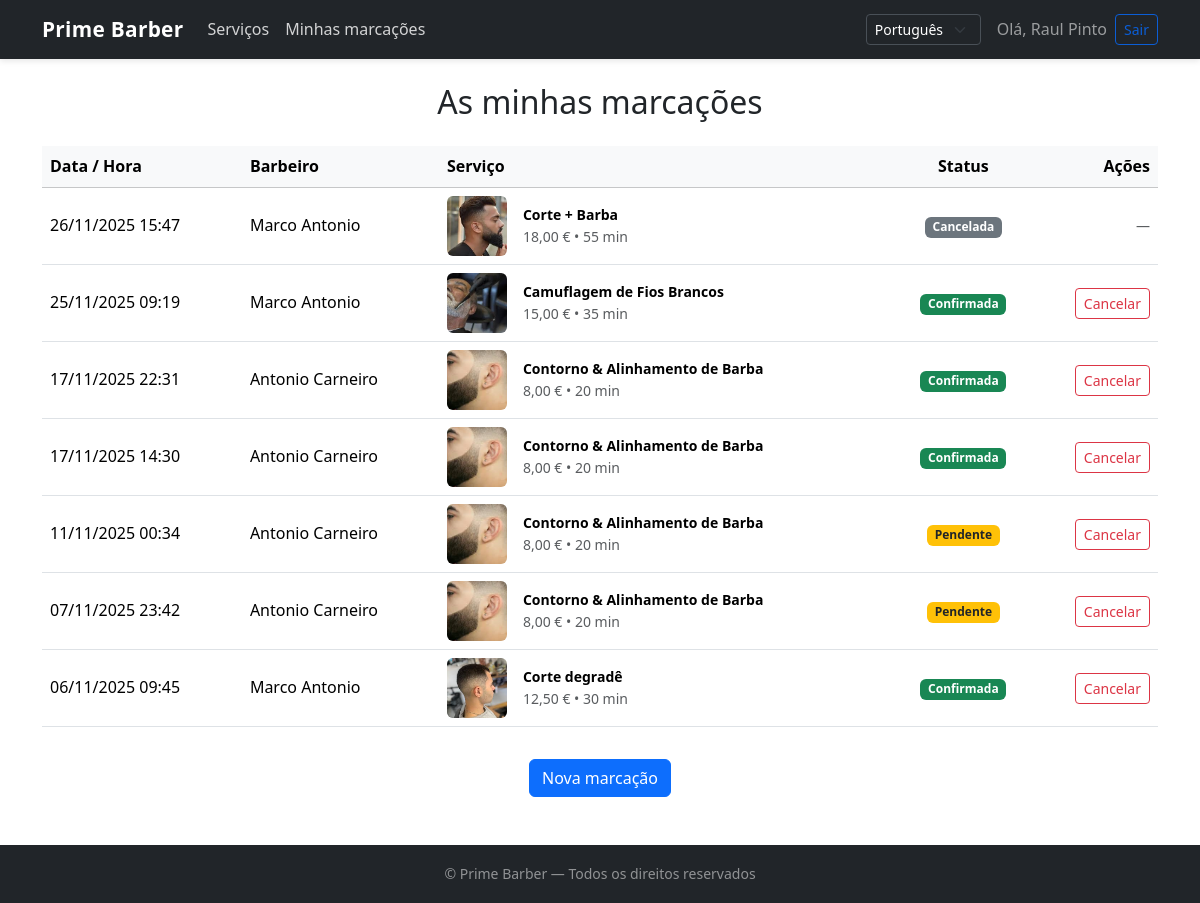
/dashboard/ (signed in), run on the app's committed database.
### bookings/models.py (models this page shows, shortened)
class Marcacao(models.Model):
    STATUS_CHOICES = [
        ("pending", "Pendente"),
        ("confirmed", "Confirmada"),
        ("cancelled", "Cancelada"),
    ]
    cliente = models.ForeignKey(User, on_delete=models.CASCADE, related_name="marcacoes")
    barbeiro = models.ForeignKey(Barbeiro, on_delete=models.CASCADE, related_name="marcacoes")
    servico = models.ForeignKey(Servico, on_delete=models.CASCADE)
    inicio = models.DateTimeField()
    criado_em = models.DateTimeField(auto_now_add=True)
    status = models.CharField(max_length=20, choices=STATUS_CHOICES, default="pending")

class Barbeiro(models.Model):
    user = models.OneToOneField(User, on_delete=models.CASCADE)
    bio = models.TextField(blank=True)
    foto = models.ImageField(upload_to="barbeiros/", blank=True, null=True)
    ativo = models.BooleanField(default=True)

class Servico(models.Model):
    nome = models.CharField(max_length=100)
    descricao = models.TextField(blank=True)
    duracao_min = models.PositiveIntegerField(help_text="Duração em minutos")
    preco = models.DecimalField(max_digits=6, decimal_places=2)
    image = models.ImageField(upload_to="servicos/", blank=True, null=True)

### bookings/views.py (the view)
# urls.py: path("dashboard/", views.dashboard, name="dashboard"),
@login_required
def dashboard(request):
    marcacoes = (
        Marcacao.objects.filter(cliente=request.user)
        .select_related("barbeiro__user", "servico")
        .order_by("-inicio", "-criado_em")
    )
    return render(request, "bookings/dashboard.html", {"marcacoes": marcacoes})

### templates/bookings/dashboard.html (shortened to what this page needs)
{% extends "base.html" %}
{% load i18n %}
{% block content %}
<div class="container py-4">
    <h2 class="text-center mb-4">
        {% trans "As minhas marcações" %}
    </h2>
    {% if marcacoes %}
        <div class="table-responsive">
            <table class="table table-hover align-middle">
                <thead class="table-light">
                    <tr>
                        <th>{% trans "Data / Hora" %}</th>
                        <th>{% trans "Barbeiro" %}</th>
                        <th style="min-width:260px;">{% trans "Serviço" %}</th>
                        <th class="text-center">{% trans "Status" %}</th>
                        <th class="text-end">{% trans "Ações" %}</th>
                    </tr>
                </thead>
                <tbody>
                    {% for m in marcacoes %}
                        <tr>
                            <td class="align-middle">
                                {{ m.inicio|date:"d/m/Y H:i" }}
                            </td>
                            <td class="align-middle">
                                {{ m.barbeiro.user.get_full_name|default:m.barbeiro.user.username }}
                            </td>
                            <td class="align-middle">
                                <div class="d-flex align-items-center">
                                    {% if m.servico.image %}
                                        <img
                                            src="{{ m.servico.image.url }}"
                                            alt="{{ m.servico.nome }}"
                                            class="rounded me-3"
                                            style="width:60px; height:60px; object-fit:cover;"
                                        >
                                    {% endif %}
                                    <div class="small">
                                        <div class="fw-semibold">
                                            {{ m.servico.nome }}
                                        </div>
                                        <div class="text-muted">
                                            {{ m.servico.preco }} € • {{ m.servico.duracao_min }} min
                                        </div>
                                    </div>
                                </div>
                            </td>
                            <td class="align-middle text-center">
                                {% if m.status == "pending" %}
                                    <span class="badge bg-warning text-dark">
                                        {% trans "Pendente" %}
                                    </span>
                                {% elif m.status == "confirmed" %}
                                    <span class="badge bg-success">
                                        {% trans "Confirmada" %}
                                    </span>
                                {% elif m.status == "cancelled" %}
                                    <span class="badge bg-secondary">
                                        {% trans "Cancelada" %}
                                    </span>
                                {% else %}
                                    <span class="badge bg-light text-dark">
                                        {{ m.get_status_display }}
                                    </span>
                                {% endif %}
                            </td>
                            <td class="align-middle text-end">
                                {% if m.status != "cancelled" %}
                                    <a href="{% url 'bookings:cancel_booking' m.pk %}"
                                       class="btn btn-sm btn-outline-danger">
                                        {% trans "Cancelar" %}
                                    </a>
                                {% else %}
                                    <span class="text-muted small">—</span>
                                {% endif %}
                            </td>
                        </tr>
                    {% endfor %}
                </tbody>
            </table>
        </div>
    {% else %}
        <p class="text-center text-muted mb-4">
            {% trans "Ainda não tens marcações." %}
        </p>
    {% endif %}
    <div class="text-center mt-3">
        <a href="{% url 'bookings:services_list' %}" class="btn btn-primary">
            {% trans "Nova marcação" %}
        </a>
    </div>
</div>
{% endblock %}

### templates/base.html (shortened to what this page needs)
{% load static i18n %}
<!DOCTYPE html>
<html lang="{{ LANGUAGE_CODE }}">
  <head>
    <link
      href="https://cdn.jsdelivr.net/npm/bootstrap@5.3.3/dist/css/bootstrap.min.css"
      rel="stylesheet"
    >
    <link rel="stylesheet" href="{% static 'barbershop/css/style.css' %}">
  </head>
  <body class="d-flex flex-column min-vh-100 bg-body">
    <nav class="navbar navbar-expand-lg navbar-dark bg-dark">
      <div class="container">
            {% if not request.user.barbeiro %}
        <a class="navbar-brand fw-bold" href="{% url 'bookings:index' %}">
          Prime Barber
        </a>
           {% endif %}
        <div class="collapse navbar-collapse" id="mainNavbar">
        <ul class="navbar-nav me-auto mb-2 mb-lg-0">
    {% if user.is_authenticated %}
        {% if not user.barbeiro %}
            <li class="nav-item">
                <a class="nav-link" href="{% url 'bookings:services_list' %}">
                    {% trans "Serviços" %}
                </a>
            </li>
            <li class="nav-item">
                <a class="nav-link" href="{% url 'bookings:dashboard' %}">
                    {% trans "Minhas marcações" %}
                </a>
            </li>
        {% endif %}
    {% endif %}
</ul>
          <form id="language-form"
      action="{% url 'set_language' %}"
      method="post"
      class="d-flex me-3">
    {% get_current_language as LANGUAGE_CODE %}
    {% get_available_languages as LANGUAGES %}
    <select name="language"
            id="language-select"
            class="form-select form-select-sm">
        {% for lang_code, lang_name in LANGUAGES %}
            <option value="{{ lang_code }}" {% if lang_code == LANGUAGE_CODE %}selected{% endif %}>
                {% if lang_code == 'pt' %}
                    Português
                {% elif lang_code == 'en' %}
                    English
                {% else %}
                    {{ lang_name }}
                {% endif %}
            </option>
        {% endfor %}
    </select>
</form>
          {% if user.is_authenticated %}
{% if user.is_authenticated %}
<span class="navbar-text me-2">
    {% trans "Olá," %} {{ user.first_name|default:user.username }}
</span>
{% endif %}
            <form action="{% url 'accounts:logout' %}" method="post" class="d-inline">
              <button class="btn btn-outline-light btn-sm" type="submit">
                {% trans "Sair" %}
              </button>
            </form>
          {% endif %}
        </div>
      </div>
    </nav>
    <main class="flex-grow-1">
      {% block content %}{% endblock %}
    </main>
    <footer class="bg-dark text-center text-white-50 py-3 mt-4">
      <small>
        © Prime Barber — {% trans "Todos os direitos reservados" %}
      </small>
    </footer>
  </body>
</html>

### static/barbershop/css/style.css (style rules this page uses)
body { font-family: "Poppins", "Segoe UI", Arial, sans-serif; background-color: #f8f9fa; color: #212529; line-height: 1.6; }
a { text-decoration: none; transition: color 0.2s ease, background-color 0.2s ease; }
.navbar { box-shadow: 0 2px 6px rgba(0, 0, 0, 0.1); }
.navbar-brand { font-weight: 700; letter-spacing: 0.3px; font-size: 1.3rem; }
.nav-link { color: rgba(255, 255, 255, 0.8); font-weight: 500; }
select.form-select-sm { background-color: #212529; color: #fff; border: 1px solid #495057; }
select.form-select-sm option { background-color: #fff; color: #000; }
footer { background-color: #0f1f36; color: rgba(255, 255, 255, 0.7); }
.navbar .btn-outline-light { border-color: #0b5ed7; color: #0b5ed7; }

### data on the page
Marcacao: inicio "26/11/2025 15:47", barbeiro.user.get_full_name "Marco Antonio", servico.image (picture), servico.nome "Corte + Barba", servico.preco "18,00", servico.duracao_min "55"
Marcacao: inicio "25/11/2025 09:19", barbeiro.user.get_full_name "Marco Antonio", servico.image (picture), servico.nome "Camuflagem de Fios Brancos", servico.preco "15,00", servico.duracao_min "35"
Marcacao: inicio "17/11/2025 22:31", barbeiro.user.get_full_name "Antonio Carneiro", servico.image (picture), servico.nome "Contorno & Alinhamento de Barba", servico.preco "8,00", servico.duracao_min "20"
Marcacao: inicio "17/11/2025 14:30", barbeiro.user.get_full_name "Antonio Carneiro", servico.image (picture), servico.nome "Contorno & Alinhamento de Barba", servico.preco "8,00", servico.duracao_min "20"
Marcacao: inicio "11/11/2025 00:34", barbeiro.user.get_full_name "Antonio Carneiro", servico.image (picture), servico.nome "Contorno & Alinhamento de Barba", servico.preco "8,00", servico.duracao_min "20"
Marcacao: inicio "07/11/2025 23:42", barbeiro.user.get_full_name "Antonio Carneiro", servico.image (picture), servico.nome "Contorno & Alinhamento de Barba", servico.preco "8,00", servico.duracao_min "20"
Marcacao: inicio "06/11/2025 09:45", barbeiro.user.get_full_name "Marco Antonio", servico.image (picture), servico.nome "Corte degradê", servico.preco "12,50", servico.duracao_min "30"

### other printed values
{{ user.first_name|default:user.username }} "Raul Pinto"
